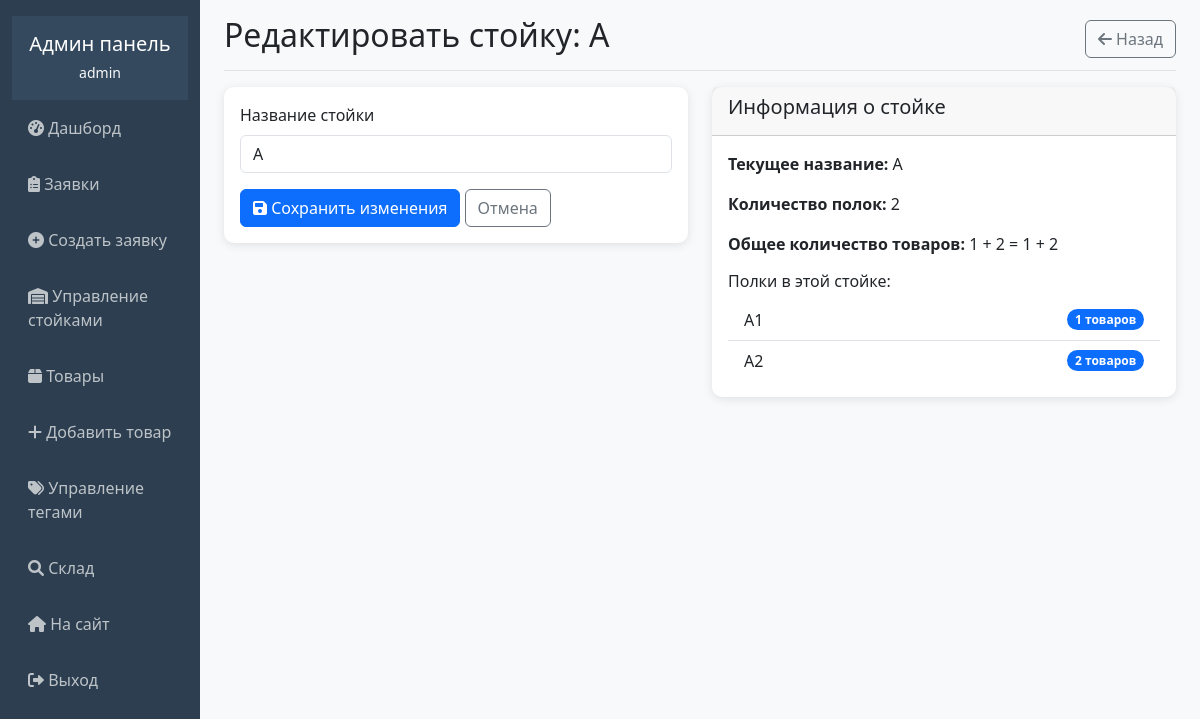
/superuser/storage/1/edit/ (signed in), run on the app's committed database.
### rental/models.py (models this page shows, shortened)
class Storage(models.Model):
    name = models.CharField(max_length=10, verbose_name='Название стойки')
    class Meta:
        verbose_name = 'Стойка'
        verbose_name_plural = 'Стойки'

class Shelf(models.Model):
    storage = models.ForeignKey(Storage, on_delete=models.CASCADE, verbose_name='Стойка')
    number = models.CharField(max_length=10, verbose_name='Номер полки')
    def __str__(self):
        return f"{self.storage.name}{self.number}"
    class Meta:
        verbose_name = 'Полка'
        verbose_name_plural = 'Полки'

### rental/admin_views.py (the view)
# urls.py: path('storage/<int:storage_id>/edit/', admin_views.edit_storage, name='edit_storage'),
@user_passes_test(is_admin)
def edit_storage(request, storage_id):
    storage = get_object_or_404(Storage, id=storage_id)
    if request.method == 'POST':
        form = StorageForm(request.POST, instance=storage)
        if form.is_valid():
            form.save()
            messages.success(request, f'Стойка "{storage.name}" обновлена')
            return redirect('storage_management')
    else:
        form = StorageForm(instance=storage)
    context = {
        'form': form,
        'storage': storage,
    }
    return render(request, 'rental/admin/edit_storage.html', context)

### rental/forms.py (shortened to what this page needs)
class StorageForm(forms.ModelForm):
    class Meta:
        model = Storage
        fields = ['name']
        widgets = {
            'name': forms.TextInput(attrs={
                'class': 'form-control',
                'placeholder': 'Например: A, B, C',
                'maxlength': '10'
            })
        }

### rental/admin_views.py (called while the page is built)
def is_admin(user):
    return user.is_authenticated and user.is_staff

### templates/rental/admin/edit_storage.html (shortened to what this page needs)
{% extends 'rental/admin/base_admin.html' %}
{% block content %}
<div class="d-flex justify-content-between flex-wrap flex-md-nowrap align-items-center pb-2 mb-3 border-bottom">
    <h1 class="h2">Редактировать стойку: {{ storage.name }}</h1>
    <a href="{% url 'storage_management' %}" class="btn btn-outline-secondary">
        <i class="fas fa-arrow-left"></i> Назад
    </a>
</div>
<div class="row">
    <div class="col-md-6">
        <div class="card">
            <div class="card-body">
                <form method="post">
                    <div class="mb-3">
                        <label for="{{ form.name.id_for_label }}" class="form-label">Название стойки</label>
                        {{ form.name }}
                    </div>
                    <button type="submit" class="btn btn-primary">
                        <i class="fas fa-save"></i> Сохранить изменения
                    </button>
                    <a href="{% url 'storage_management' %}" class="btn btn-outline-secondary">
                        Отмена
                    </a>
                </form>
            </div>
        </div>
    </div>
    <div class="col-md-6">
        <div class="card">
            <div class="card-header">
                <h5>Информация о стойке</h5>
            </div>
            <div class="card-body">
                <p><strong>Текущее название:</strong> {{ storage.name }}</p>
                <p><strong>Количество полок:</strong> {{ storage.shelf_set.count }}</p>
                <p><strong>Общее количество товаров:</strong>
                    {% for shelf in storage.shelf_set.all %}
                        {{ shelf.product_set.count }}{% if not forloop.last %} + {% endif %}
                    {% endfor %}
                    {% if storage.shelf_set.all %}
                        = {{ storage.shelf_set.all.0.product_set.count }}
                        {% for shelf in storage.shelf_set.all %}
                            {% if not forloop.first %}
                                + {{ shelf.product_set.count }}
                            {% endif %}
                        {% endfor %}
                    {% else %}
                        0
                    {% endif %}
                </p>
                {% if storage.shelf_set.exists %}
                    <h6 class="mt-3">Полки в этой стойке:</h6>
                    <ul class="list-group list-group-flush">
                        {% for shelf in storage.shelf_set.all %}
                            <li class="list-group-item d-flex justify-content-between align-items-center">
                                {{ shelf }}
                                <span class="badge bg-primary rounded-pill">{{ shelf.product_set.count }} товаров</span>
                            </li>
                        {% endfor %}
                    </ul>
                {% endif %}
            </div>
        </div>
    </div>
</div>
{% endblock %}

### templates/rental/admin/base_admin.html (shortened to what this page needs)
<!DOCTYPE html>
<html lang="ru">
<head>
    <link href="https://cdnjs.cloudflare.com/ajax/libs/bootstrap/5.3.0/css/bootstrap.min.css" rel="stylesheet">
    <link href="https://cdnjs.cloudflare.com/ajax/libs/font-awesome/6.0.0/css/all.min.css" rel="stylesheet">
</head>
<body>
    <div class="container-fluid">
        <div class="row">
            <nav class="col-md-3 col-lg-2 d-md-block sidebar collapse">
                <div class="position-sticky">
                    <div class="admin-header text-center">
                        <h5 class="text-white mb-1">Админ панель</h5>
                        {% if user.is_authenticated %}
                            <small class="text-light">{{ user.username }}</small>
                        {% endif %}
                    </div>
                    <ul class="nav flex-column">
                        <li class="nav-item">
                            <a class="nav-link" href="{% url 'admin_dashboard' %}">
                                <i class="fas fa-tachometer-alt"></i> Дашборд
                            </a>
                        </li>
                        <li class="nav-item">
                            <a class="nav-link" href="{% url 'admin_orders' %}">
                                <i class="fas fa-clipboard-list"></i> Заявки
                            </a>
                        </li>
                        <li class="nav-item">
                            <a class="nav-link" href="{% url 'admin_create_order' %}">
                                <i class="fas fa-plus-circle"></i> Создать заявку
                            </a>
                        </li>
                        <li class="nav-item">
                            <a class="nav-link" href="{% url 'storage_management' %}">
                                <i class="fas fa-warehouse"></i> Управление стойками
                            </a>
                        </li>
                        <li class="nav-item">
                            <a class="nav-link" href="{% url 'product_management' %}">
                                <i class="fas fa-box"></i> Товары
                            </a>
                        </li>
                        <li class="nav-item">
                            <a class="nav-link" href="{% url 'add_product' %}">
                                <i class="fas fa-plus"></i> Добавить товар
                            </a>
                        </li>
                        <li class="nav-item">
                            <a class="nav-link" href="{% url 'tag_management' %}">
                                <i class="fas fa-tags"></i> Управление тегами
                            </a>
                        </li>
                        <li class="nav-item">
                            <a class="nav-link" href="{% url 'inventory_view' %}">
                                <i class="fas fa-search"></i> Склад
                            </a>
                        </li>
                        <li class="nav-item">
                            <a class="nav-link" href="{% url 'rental:product_list' %}">
                                <i class="fas fa-home"></i> На сайт
                            </a>
                        </li>
                        <li class="nav-item">
                            <form method="post" action="{% url 'logout' %}" style="display: inline;">
                                <button type="submit" class="nav-link logout-btn border-0 bg-transparent w-100 text-start" onclick="return confirm('Вы действительно хотите выйти?')">
                                    <i class="fas fa-sign-out-alt"></i> Выход
                                </button>
                            </form>
                        </li>
                    </ul>
                </div>
            </nav>
            <main class="col-md-9 ms-sm-auto col-lg-10 px-md-4 main-content">
                <div class="pt-3 pb-2 mb-3">
                    {% block content %}{% endblock %}
                </div>
            </main>
        </div>
    </div>
</body>
</html>

### templates/rental/admin/base_admin.html (style rules this page uses)
.sidebar { min-height: 100vh; background-color: #2c3e50; padding-top: 1rem; }
.sidebar .nav-link { color: #bdc3c7; padding: 0.75rem 1rem; margin: 0.25rem 0; }
.main-content { background-color: #f8f9fa; min-height: 100vh; }
.card { border: none; box-shadow: 0 2px 10px rgba(0,0,0,0.1); border-radius: 10px; }
.admin-header { background-color: #34495e; color: white; padding: 1rem; margin-bottom: 0; }
.logout-btn { color: #e74c3c; border-top: 1px solid #34495e; margin-top: 1rem; padding-top: 1rem; }

### data on the page
Storage: name "A", shelf_set.count "2", shelf_set.all.0.product_set.count "1"
Shelf: product_set.count "1", storage+number "A1"
Shelf: product_set.count "2", storage+number "A2"

### other printed values
{{ user.username }} "admin"
